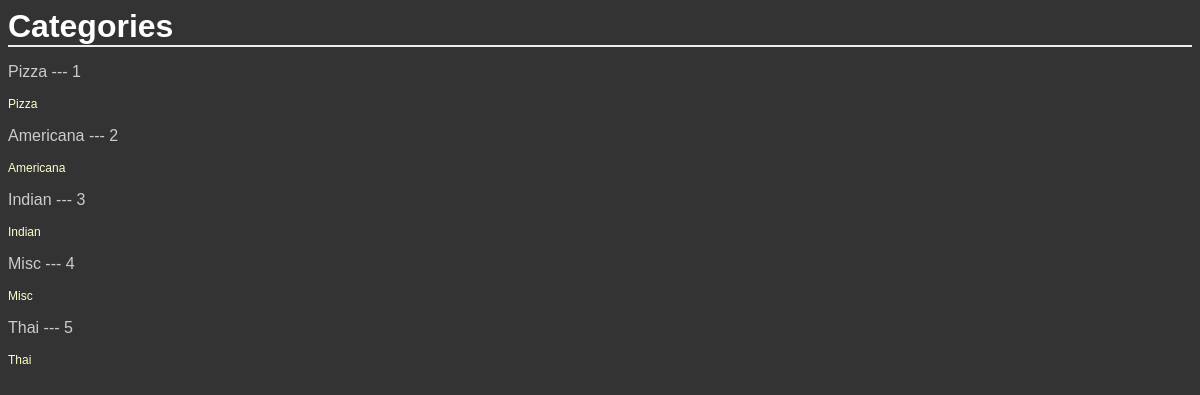
The page /categories on the database its author committed.
### database_setup.py (models this page shows)
class Category(BASE):
    __tablename__ = 'category'
    category = Column(String(80), nullable=False)
    category_id =  Column(Integer, primary_key=True)

### finalproject.py (the view)
@app.route('/categories', methods=['GET'])
def getAllCategories():
    categories = get_all_categories()
    return render_template('categories.html',categories=categories)

### db_command.py (called while the page is built)
def get_all_categories():
    return ses.query(Category)

### templates/categories.html
<html>
    <head>
        <link rel=stylesheet type=text/css href="{{ url_for('static', filename='styles.css') }}">
    </head>
<body>
<h1>Categories</h1>
{% for cat in categories %}
<div>
<p>{{cat.category}} --- {{cat.category_id}}</p>
<p><a href="{{url_for('category', category_id=cat.category_id)}}">{{cat.category}}</a></p>
</div>
{% endfor %}
</body>
</html>

### static/styles.css (style rules this page uses)
body { font-family: sans-serif; background-color: #333333 }
h1, h2, h3, h4 { color: #ffffff; }
h1, h2 { margin: 0; }
h1 { border-bottom: 2px solid #eee; }
p, dd, dt { color: #cccccc; }
a { text-decoration: none; color: #ffffcc; font-size: .75em; }

### rows shown on the page
Category: category "Pizza", category_id "1"
Category: category "Americana", category_id "2"
Category: category "Indian", category_id "3"
Category: category "Misc", category_id "4"
Category: category "Thai", category_id "5"
